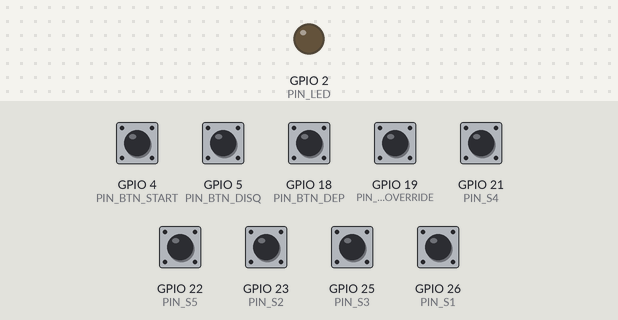
A sketch run on a simulated ESP32. On the bench: output pins drawn as LEDs (lit = HIGH). Dashed ring = blinking. The test bench sets the inputs (shaded band); at power-on: GPIO 4 (PIN_BTN_START), GPIO 5 (PIN_BTN_DISQ), GPIO 18 (PIN_BTN_DEP), GPIO 19 (PIN_BTN_OVERRIDE), GPIO 21 (PIN_S4), GPIO 22 (PIN_S5), GPIO 23 (PIN_S2), GPIO 25 (PIN_S3), GPIO 26 (PIN_S1) HIGH. WiFi joins after 1.5 s; servers stay silent unless stated; uploads are accepted with an empty reply; what the sketch prints to the serial monitor is not drawn.

Above: at 3.7 s.
3.8 s: GPIO 18 (PIN_BTN_DEP) pulled LOW for 0.15 s
At 4.12 s:
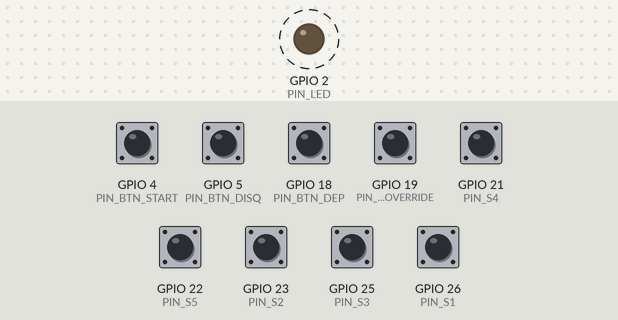
5.5 s: GPIO 4 (PIN_BTN_START) pulled LOW for 0.15 s
At 6.4 s:
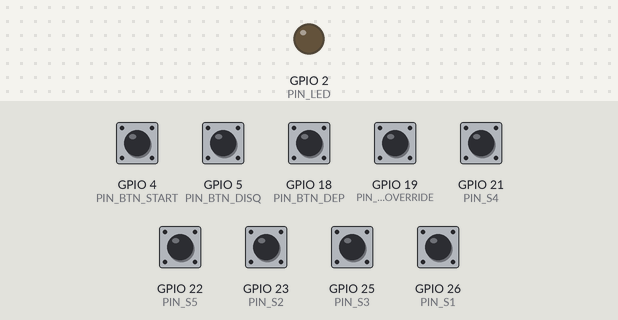
7.2 s: GPIO 5 (PIN_BTN_DISQ) pulled LOW for 0.15 s
At 7.8 s:
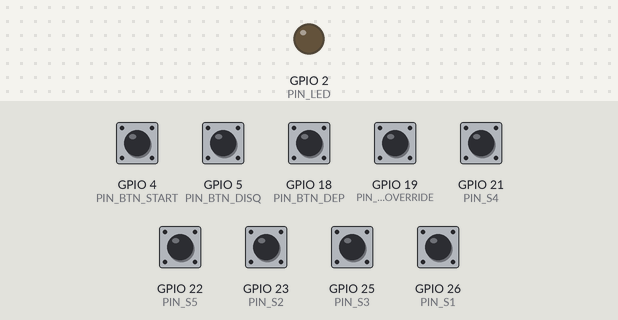
8.8 s: GPIO 19 (PIN_BTN_OVERRIDE) pulled LOW for 0.15 s
At 10.2 s:
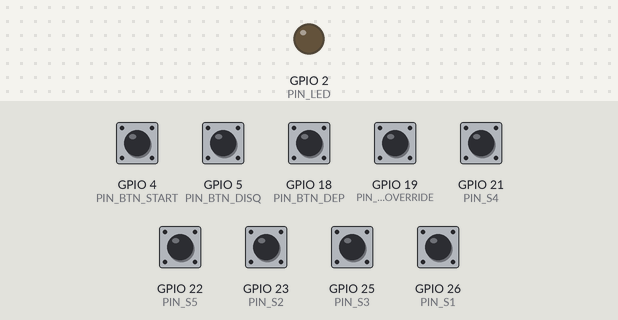
10.5 s: GPIO 23 (PIN_S2) pulled LOW for 0.15 s
At 11.4 s:
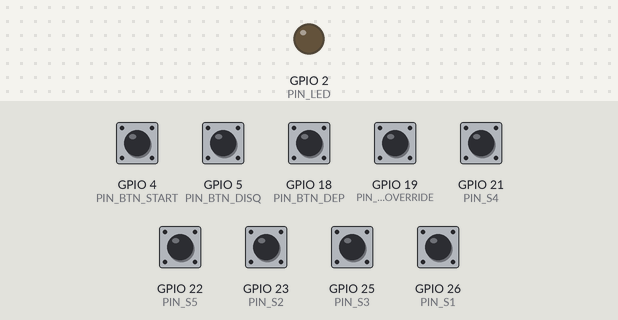
12.2 s: GPIO 25 (PIN_S3) pulled LOW for 0.15 s
At 12.9 s:
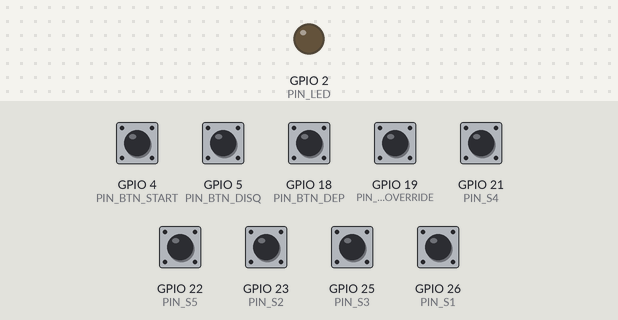
Timing chart, 0 to 14.9 s (numbered marks = the images above; inputs shaded):
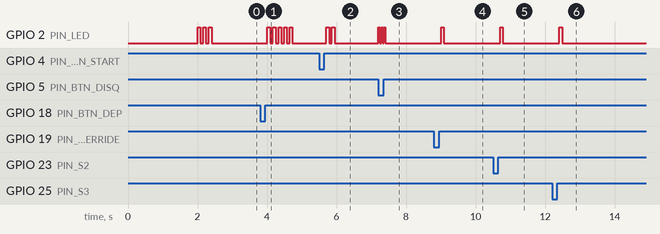

Measured:
- after the input at 3.8 s, GPIO 2 (PIN_LED): alternates HIGH for 0.08 s and LOW for 0.08 s, 10 changes in all, then stays LOW, starting after 0.21 s
- after the input at 5.5 s, GPIO 2 (PIN_LED): alternates HIGH for 0.08 s and LOW for 0.08 s, 4 changes in all, then stays LOW, starting after 0.21 s
- after the input at 7.2 s, GPIO 2 (PIN_LED): alternates HIGH for 0.04 s and LOW for 0.04 s, 6 changes in all, then stays LOW, starting at once
- after the input at 8.8 s, GPIO 2 (PIN_LED): LOW → HIGH after 0.21 s, → LOW 0.08 s later
- after the input at 10.5 s, GPIO 2 (PIN_LED): LOW → HIGH after 0.20 s, → LOW 0.08 s later
- after the input at 12.2 s, GPIO 2 (PIN_LED): LOW → HIGH after 0.21 s, → LOW 0.08 s later

The sketch:

path_of_samurai_v2.ino
```cpp
/*
 * ═══════════════════════════════════════════════════════════════
 *  PATH OF THE SAMURAI — ESP32 Competition Controller  v2
 * ═══════════════════════════════════════════════════════════════
 *
 *  ── SENSOR / BUTTON MAPPING ───────────────────────────────────
 *  sensor_1  GPIO 21  → DEP (start run) — then reused for C5+FIN
 *  sensor_2  GPIO 22  → Challenge 1
 *  sensor_3  GPIO 23  → Challenge 2
 *  sensor_4  GPIO 25  → Challenge 3
 *  sensor_5  GPIO 26  → Challenge 4
 *  sensor_1  GPIO 21  → Challenge 5 + FIN  (same pin, second pass)
 *
 *  button_start    GPIO 4   → select next player (always allowed)
 *  button_dep      GPIO 18  → CLEAR DATABASE (deletes InfluxDB bucket data)
 *  button_disq     GPIO 5   → disqualify  (only during active run)
 *  button_override GPIO 19  → manually confirm current challenge (only during active run)
 *
 *  led_ok          GPIO 2   → feedback blinks
 *
 *  ── TIMER ─────────────────────────────────────────────────────
 *  Starts when sensor_1 fires DEP.
 *  Stops (and saves run_time_ms to InfluxDB) when FIN or DISQ.
 * ═══════════════════════════════════════════════════════════════
 */

#include <WiFi.h>
#include <HTTPClient.h>

// ───────────────────────────────────────────────────────────────
//  CONFIGURATION
// ───────────────────────────────────────────────────────────────
const char* WIFI_SSID   = "ISTIC_Line_Follower";
const char* WIFI_PASS   = "Platform2026";

const char* INFLUX_HOST   = "192.168.1.3";
const int   INFLUX_PORT   = 8086;
const char* INFLUX_TOKEN  = "yMp_JdkvdiYNhW3H-MHbImYO08y6Amy_PNa2atWeQQ4WdDoH5-4YA8cFtBZXsmwoDmSiA-huLUJ07bUTGOegWQ==";
const char* INFLUX_ORG    = "istic";
const char* INFLUX_BUCKET = "makerlabs";

// ───────────────────────────────────────────────────────────────
//  PIN DEFINITIONS
// ───────────────────────────────────────────────────────────────
const int PIN_BTN_START    = 4;
const int PIN_BTN_DISQ     = 5;
const int PIN_BTN_DEP      = 18;   // Now: CLEAR DATABASE
const int PIN_BTN_OVERRIDE = 19;

const int PIN_S1 = 26;   // DEP trigger AND C5+FIN trigger
const int PIN_S2 = 23;   // Challenge 1
const int PIN_S3 = 25;   // Challenge 2
const int PIN_S4 = 21;   // Challenge 3
const int PIN_S5 = 22;   // Challenge 4

const int PIN_LED = 2;

// ───────────────────────────────────────────────────────────────
//  DEBOUNCE / COOLDOWN
// ───────────────────────────────────────────────────────────────
const unsigned long COOLDOWN_MS = 300;

// ───────────────────────────────────────────────────────────────
//  STATE
// ───────────────────────────────────────────────────────────────
int  id_robot  = -1;
int  deb       = 0;
int  c1=0, c2=0, c3=0, c4=0, c5=0;
int  fin_flag  = 0;
int  disq_flag = 0;
int  score     = 0;

// step:
//  -1 = waiting for player selection (START)
//   0 = player selected, waiting for DEP (sensor_1 first pass)
//   1 = run active, waiting for C1 (sensor_2)
//   2 = waiting for C2 (sensor_3)
//   3 = waiting for C3 (sensor_4)
//   4 = waiting for C4 (sensor_5)
//   5 = waiting for C5+FIN (sensor_1 second pass)
int  step = -1;

bool run_active = false;

unsigned long run_start_ms     = 0;
unsigned long run_elapsed_ms   = 0;
unsigned long lastChallengeTime = 0;

// Edge-detection last states
int lastStart = HIGH, lastDisq = HIGH;
int lastDep   = HIGH, lastOvr  = HIGH;
int lastS1 = HIGH, lastS2 = HIGH, lastS3 = HIGH;
int lastS4 = HIGH, lastS5 = HIGH;

// ───────────────────────────────────────────────────────────────
//  HELPERS
// ───────────────────────────────────────────────────────────────
void blinkLED(int times = 1) {
  for (int i = 0; i < times; i++) {
    digitalWrite(PIN_LED, HIGH); delay(80);
    digitalWrite(PIN_LED, LOW);  delay(80);
  }
}

void blinkLED_error() {
  for (int i = 0; i < 3; i++) {
    digitalWrite(PIN_LED, HIGH); delay(40);
    digitalWrite(PIN_LED, LOW);  delay(40);
  }
}

// ── InfluxDB: write current run state ──────────────────────────
void sendToInflux() {
  if (WiFi.status() != WL_CONNECTED) {
    Serial.println("[influx] ⚠ WiFi not connected — skipping");
    return;
  }

  String body = "wokwi,id_robot=";
  body += String(id_robot);
  body += " ";
  body += "deb="         + String(deb)           + "i,";
  body += "challenge1="  + String(c1)            + "i,";
  body += "challenge2="  + String(c2)            + "i,";
  body += "challenge3="  + String(c3)            + "i,";
  body += "challenge4="  + String(c4)            + "i,";
  body += "challenge5="  + String(c5)            + "i,";
  body += "fin="         + String(fin_flag)       + "i,";
  body += "dis="         + String(disq_flag)      + "i,";
  body += "score="       + String(score)          + "i,";
  body += "run_time_ms=" + String(run_elapsed_ms) + "i";

  String url = String("http://") + INFLUX_HOST + ":" + INFLUX_PORT
             + "/api/v2/write?org=" + INFLUX_ORG
             + "&bucket=" + INFLUX_BUCKET
             + "&precision=s";

  HTTPClient http;
  http.begin(url);
  http.addHeader("Authorization", String("Token ") + INFLUX_TOKEN);
  http.addHeader("Content-Type",  "text/plain; charset=utf-8");

  int code = http.POST(body);
  if (code == 204 || code == 200) {
    Serial.println("[influx] ✅ Sent  (HTTP " + String(code) + ")");
  } else {
    Serial.println("[influx] ❌ HTTP " + String(code) + " — " + http.getString());
  }
  http.end();
}

// ── InfluxDB: DELETE all data in the bucket ────────────────────
//  Uses the InfluxDB v2 /api/v2/delete endpoint with a wide time range.
void clearInfluxDB() {
  if (WiFi.status() != WL_CONNECTED) {
    Serial.println("[influx] ⚠ WiFi not connected — cannot clear DB");
    blinkLED_error();
    return;
  }

  String url = String("http://") + INFLUX_HOST + ":" + INFLUX_PORT
             + "/api/v2/delete?org=" + INFLUX_ORG
             + "&bucket=" + INFLUX_BUCKET;

  // Delete everything from epoch 0 to far future
  String body = "{\"start\":\"1970-01-01T00:00:00Z\",\"stop\":\"2099-12-31T23:59:59Z\"}";

  HTTPClient http;
  http.begin(url);
  http.addHeader("Authorization", String("Token ") + INFLUX_TOKEN);
  http.addHeader("Content-Type",  "application/json");

  int code = http.POST(body);
  if (code == 204 || code == 200) {
    Serial.println("[influx] 🗑️  Database cleared (HTTP " + String(code) + ")");
    blinkLED(5);
  } else {
    Serial.println("[influx] ❌ Clear failed HTTP " + String(code) + " — " + http.getString());
    blinkLED_error();
  }
  http.end();
}

// ── End of run (FIN or DISQ) ───────────────────────────────────
void endRun() {
  run_elapsed_ms = millis() - run_start_ms;

  Serial.print("🏁 Score: ");      Serial.println(score);
  Serial.print("⏱  Run time: ");   Serial.print(run_elapsed_ms); Serial.println(" ms");
  Serial.print("   Challenges: "); Serial.println(String(c1+c2+c3+c4+c5) + "/5");

  sendToInflux();   // saves final state + run_time_ms

  // Reset run variables (keep id_robot)
  deb = c1 = c2 = c3 = c4 = c5 = fin_flag = disq_flag = score = 0;
  run_elapsed_ms = 0;
  step = -1;        // back to "waiting for next player START"
  run_active = false;
}

// ───────────────────────────────────────────────────────────────
//  SETUP
// ───────────────────────────────────────────────────────────────
void setup() {
  Serial.begin(115200);
  delay(500);

  pinMode(PIN_LED, OUTPUT);
  pinMode(PIN_BTN_START,    INPUT_PULLUP);
  pinMode(PIN_BTN_DISQ,     INPUT_PULLUP);
  pinMode(PIN_BTN_DEP,      INPUT_PULLUP);
  pinMode(PIN_BTN_OVERRIDE, INPUT_PULLUP);
  pinMode(PIN_S1, INPUT_PULLUP);
  pinMode(PIN_S2, INPUT_PULLUP);
  pinMode(PIN_S3, INPUT_PULLUP);
  pinMode(PIN_S4, INPUT_PULLUP);
  pinMode(PIN_S5, INPUT_PULLUP);

  Serial.print("[wifi] Connecting to "); Serial.println(WIFI_SSID);
  WiFi.begin(WIFI_SSID, WIFI_PASS);

  int attempts = 0;
  while (WiFi.status() != WL_CONNECTED && attempts < 30) {
    delay(500); Serial.print("."); attempts++;
  }

  if (WiFi.status() == WL_CONNECTED) {
    Serial.println("\n[wifi] ✅ Connected — IP: " + WiFi.localIP().toString());
    blinkLED(3);
  } else {
    Serial.println("\n[wifi] ⚠ Could not connect — running offline");
    blinkLED_error();
  }

  Serial.println("═══════════════════════════════════════════");
  Serial.println(" PATH OF THE SAMURAI v2 — Ready");
  Serial.println("  START btn   → select next player");
  Serial.println("  DEP btn     → CLEAR DATABASE");
  Serial.println("  Sensor 1    → DEP start (then C5+FIN)");
  Serial.println("  Sensor 2–5  → Challenges 1–4");
  Serial.println("  OVERRIDE    → manual confirm (run only)");
  Serial.println("  DISQ btn    → disqualify (run only)");
  Serial.println("═══════════════════════════════════════════");
}

// ───────────────────────────────────────────────────────────────
//  LOOP
// ───────────────────────────────────────────────────────────────
void loop() {
  int bStart = digitalRead(PIN_BTN_START);
  int bDisq  = digitalRead(PIN_BTN_DISQ);
  int bDep   = digitalRead(PIN_BTN_DEP);
  int bOvr   = digitalRead(PIN_BTN_OVERRIDE);

  int vs1 = digitalRead(PIN_S1);
  int vs2 = digitalRead(PIN_S2);
  int vs3 = digitalRead(PIN_S3);
  int vs4 = digitalRead(PIN_S4);
  int vs5 = digitalRead(PIN_S5);

  unsigned long now = millis();

  // ── START button — always allowed ────────────────────────────
  //  Registers the next player. Does NOT reset an active run.
  if (bStart == LOW && lastStart == HIGH) {
    if (run_active) {
      // Allow selection of next player ID but warn operator
      Serial.println("⚠  Run still active! Registering next player ID anyway.");
    }
    id_robot++;
    // Reset all fields for the new player slot
    deb = c1 = c2 = c3 = c4 = c5 = fin_flag = disq_flag = score = 0;
    run_elapsed_ms = 0;
    step = 0;          // waiting for DEP (sensor_1)
    run_active = false;
    Serial.println("🤖 Player #" + String(id_robot) + " selected — waiting for DEP sensor");
    sendToInflux();
    blinkLED(2);
  }

  // ── DEP button — CLEAR DATABASE ──────────────────────────────
  if (bDep == LOW && lastDep == HIGH) {
    Serial.println("🗑️  DEP button: clearing InfluxDB...");
    clearInfluxDB();
  }

  // ── DISQUALIFY button — only during active run ────────────────
  if (bDisq == LOW && lastDisq == HIGH) {
    if (!run_active) {
      Serial.println("⚠  DISQ ignored — no active run");
      blinkLED_error();
    } else {
      disq_flag = 1;
      Serial.println("❌ DISQUALIFIED");
      endRun();
      blinkLED(4);
    }
  }

  // ── OVERRIDE button — two roles ──────────────────────────────
  //  1) depOverride: backs up Sensor 1 as DEP trigger (step 0, before run starts)
  //  2) challengeOverride: confirms current challenge (during active run)
  bool depOverride       = (bOvr == LOW && lastOvr == HIGH) && (step == 0);
  bool challengeOverride = (bOvr == LOW && lastOvr == HIGH)
                         && run_active
                         && (now - lastChallengeTime > COOLDOWN_MS);

  // ── SENSOR / STEP LOGIC ───────────────────────────────────────

  // STEP 0: Waiting for DEP → Sensor 1 (first pass) OR override button backup
  if (step == 0) {
    bool sensorFire = (vs1 == LOW && lastS1 == HIGH);
    if (sensorFire || depOverride) {
      deb = 1;
      step = 1;
      run_active = true;
      run_start_ms = millis();
      lastChallengeTime = now;
      if (depOverride && !sensorFire)
        Serial.println("🚀 DEP override (button) — run started! Timer running...");
      else
        Serial.println("🚀 DEP sensor — run started! Timer running...");
      sendToInflux();
      blinkLED(1);
    }
  }

  // STEP 1: Challenge 1 → Sensor 2
  else if (step == 1) {
    bool sensorFire = (vs2 == LOW && lastS2 == HIGH);
    if (sensorFire || challengeOverride) {
      c1 = 1; score += 20; step = 2;
      lastChallengeTime = now;
      Serial.println("✅ Challenge 1 — BAMBOO FOREST  (+20)  score=" + String(score));
      sendToInflux();
      blinkLED(1);
    }
  }

  // STEP 2: Challenge 2 → Sensor 3
  else if (step == 2) {
    bool sensorFire = (vs3 == LOW && lastS3 == HIGH);
    if (sensorFire || challengeOverride) {
      c2 = 1; score += 20; step = 3;
      lastChallengeTime = now;
      Serial.println("✅ Challenge 2 — KATANA FORGE  (+20)  score=" + String(score));
      sendToInflux();
      blinkLED(1);
    }
  }

  // STEP 3: Challenge 3 → Sensor 4
  else if (step == 3) {
    bool sensorFire = (vs4 == LOW && lastS4 == HIGH);
    if (sensorFire || challengeOverride) {
      c3 = 1; score += 20; step = 4;
      lastChallengeTime = now;
      Serial.println("✅ Challenge 3 — DARK FOREST  (+20)  score=" + String(score));
      sendToInflux();
      blinkLED(1);
    }
  }

  // STEP 4: Challenge 4 → Sensor 5
  else if (step == 4) {
    bool sensorFire = (vs5 == LOW && lastS5 == HIGH);
    if (sensorFire || challengeOverride) {
      c4 = 1; score += 20; step = 5;
      lastChallengeTime = now;
      Serial.println("✅ Challenge 4 — BROKEN BRIDGE  (+20)  score=" + String(score));
      sendToInflux();
      blinkLED(1);
    }
  }

  // STEP 5: Challenge 5 + FIN → Sensor 1 (second pass)
  else if (step == 5) {
    bool sensorFire = (vs1 == LOW && lastS1 == HIGH);
    if (sensorFire || challengeOverride) {
      c5 = 1; fin_flag = 1; score += 20; step = 6;
      lastChallengeTime = now;
      Serial.println("✅ Challenge 5 — BALANCE YIN-YANG + FIN  (+20)  score=" + String(score));
      Serial.println("🏆 RUN COMPLETE");
      endRun();
      blinkLED(5);
    }
  }

  // ── Save last states ─────────────────────────────────────────
  lastStart = bStart;
  lastDisq  = bDisq;
  lastDep   = bDep;
  lastOvr   = bOvr;
  lastS1 = vs1; lastS2 = vs2; lastS3 = vs3;
  lastS4 = vs4; lastS5 = vs5;

  delay(10);
}
```
